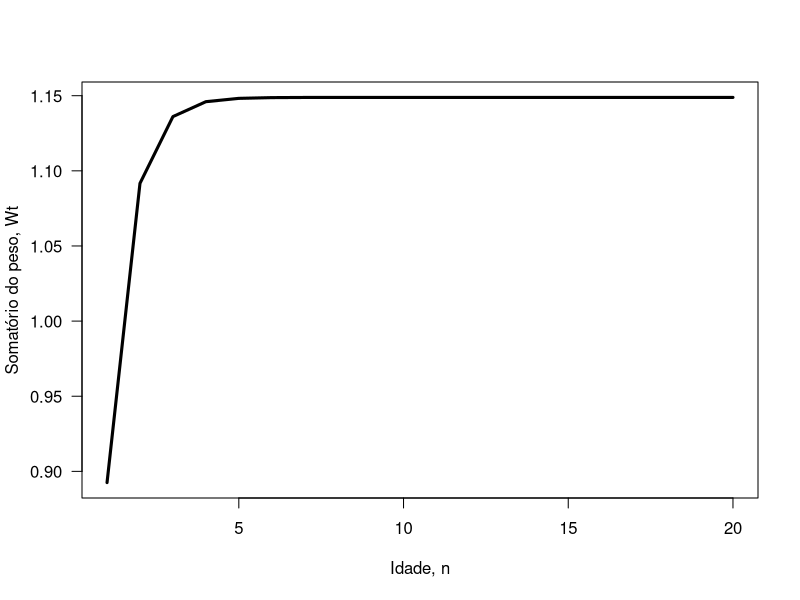
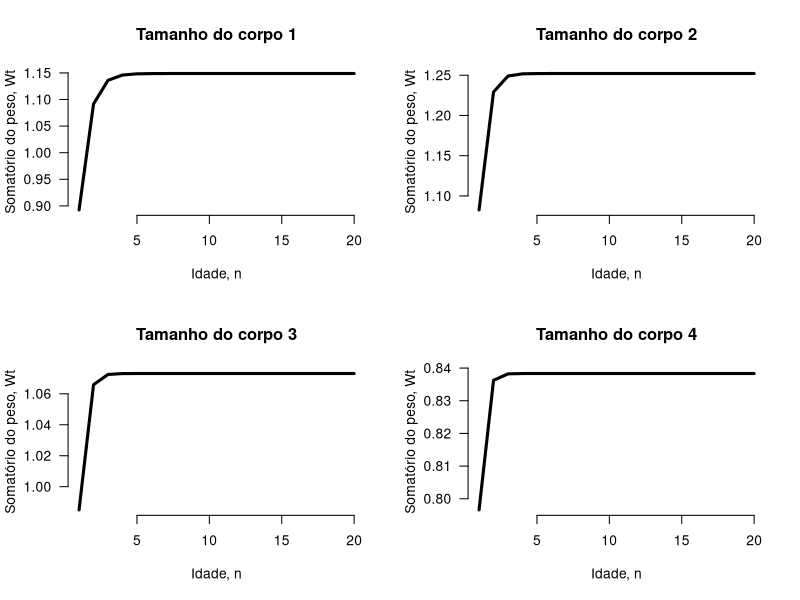
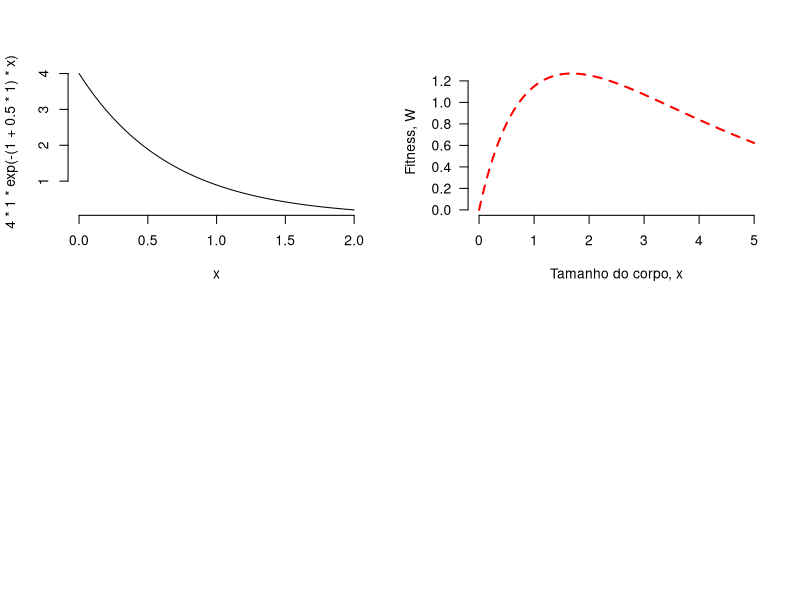

Generate these figures, in order, with R:
##################################
## Figuras
##################################
Somatorio <- function(n,x=1) {
    #print(x)
    Idade <- seq(from=1, to=n)
    Wt <- 4*x*exp(-(1+0.5*x)*Idade)
    return(sum(Wt))
}

nmax <- 20
n <- matrix(seq(from=1, to=nmax))
W <- apply(n,1,Somatorio)

#Figura 1
plot(n,W,type="l", xlab="Idade, n", ylab="Somatório do peso, Wt", las=1,lwd=3)


#Figura 2
layout(matrix(1:4,nrow=2,ncol=2,byrow=T))
for(i in 1:4) {
    W <- apply(n,1,function(n) {Somatorio(n,x=i)})
    plot(n,W,type="l", xlab="Idade, n", ylab="Somatório do peso, Wt", las=1,lwd=3,
         main=paste("Tamanho do corpo",i),frame=F)
}

#Figura 3
curve(4*1*exp(-(1+0.5*1)*x),0,2,frame=F)

#
Somatorio <- function(x) {
    Idade <- seq(from=1, to=20)
    Wt <- 4*x*exp(-(1+0.5*x)*Idade)
    return(sum(Wt))
}


x<- matrix(seq(from=0,to=5,length=100))
W <- apply(x,1,Somatorio)

#Figura 4
plot(x,W,type="l", xlab="Tamanho do corpo, x", ylab="Fitness, W",las=1,
     lwd=2,lty=2,col="red",frame=F)


##################################
## Usando Calculo
##################################
funcao <- function(x){
    (4)+
        (0+4*x)*(-0.5)+
            (0+4*x)*(-1)*(0.5*exp(-(1+0.5*x)))/ (1-exp(-(1+0.5*x)))
}

#Raiz
solucao <- uniroot(funcao, interval=c(0,4))
solucao$root

##################################
## Usando aproximação numérica
##################################

Somatorio <- function(x) {
    Idade <- seq(from=1, to=20)
    Wt <- 4*x*exp(-(1+0.5*x)*Idade)
    return(-sum(Wt))
}

nlm(Somatorio, p=1)
